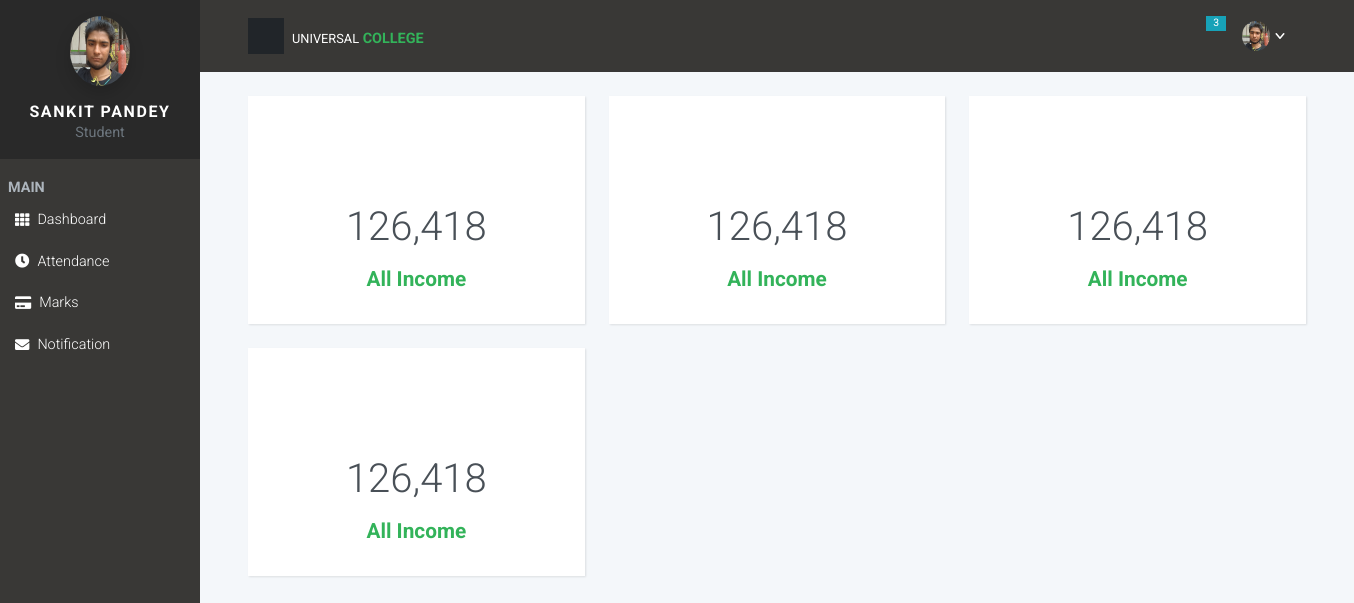
Screenshot of /Student_Dashboard (signed in) with the database file from the repository.
### college_management/models.py (models this page shows, shortened)
class CustomeUser(AbstractUser):
    username = None
    email = models.EmailField('emial address' , unique=True)
    password = models.CharField(max_length=16666)
    name= models.CharField(max_length=100)
    Gender= models.CharField(max_length=100,choices=Gender)
    Address= models.CharField(max_length=100)
    mobile_no = models.CharField(max_length=12)
    date_of_birth = models.DateField(null=True,)
    profile = models.ImageField(upload_to='Profile', max_length=100)
    is_active = models.BooleanField(default=True)
    is_staff = models.BooleanField(default=False)
    is_superuser = models.BooleanField(default=False)
    is_student = models.BooleanField(default=False)
    is_faculty = models.BooleanField(default=False)
    is_accountant = models.BooleanField(default=False)
    is_library = models.BooleanField(default=False)
    USERNAME_FIELD = 'email'
    REQUIRED_FIELDS = []
    objects = CustomeUserManger()

### college_management/views.py (the view)
# urls.py: path('Student_Dashboard',views.Student_Dashboard,name="Student_Dashboard"),
@login_required(login_url='index')
def Student_Dashboard(request):
    notification = Notification.objects.filter(Q(whome="Student") | Q(whome="All")).filter(status=False)
    notification_count = Notification.objects.filter(Q(whome="Student") | Q(whome="All")).filter(status=False).count()
    return render(request,"Student/student_dashboard.html",{"notification":notification,"notification_count":notification_count})

### template/Student/student_dashboard.html (shortened to what this page needs)
{% extends 'Student/base.html' %}
{% block body %}
<section class="py-4">
    <div class="container-fluid">
        <div class="row align-items-stretch gy-4">
            <div class="col-lg-4">
                <div class="card text-center h-100 mb-0">
                    <div class="card-body">
                        <svg class="svg-icon svg-icon-big svg-icon-light mb-4 text-muted">
                            <use xlink:href="#sales-up-1"> </use>
                        </svg>
                        <p class="text-gray-700 display-6">126,418</p>
                        <p class="text-primary h2 fw-bold">All Income</p>
                    </div>
                </div>
            </div>
            <div class="col-lg-4">
                <div class="card text-center h-100 mb-0">
                    <div class="card-body">
                        <svg class="svg-icon svg-icon-big svg-icon-light mb-4 text-muted">
                            <use xlink:href="#sales-up-1"> </use>
                        </svg>
                        <p class="text-gray-700 display-6">126,418</p>
                        <p class="text-primary h2 fw-bold">All Income</p>
                    </div>
                </div>
            </div>
            <div class="col-lg-4">
                <div class="card text-center h-100 mb-0">
                    <div class="card-body">
                        <svg class="svg-icon svg-icon-big svg-icon-light mb-4 text-muted">
                            <use xlink:href="#sales-up-1"> </use>
                        </svg>
                        <p class="text-gray-700 display-6">126,418</p>
                        <p class="text-primary h2 fw-bold">All Income</p>
                    </div>
                </div>
            </div>
        </div>
    </div>
</section>
<section>
    <div class="container-fluid">
        <div class="row align-items-stretch gy-4">
            <div class="col-lg-4">
                <div class="card text-center h-100 mb-0">
                    <div class="card-body">
                        <svg class="svg-icon svg-icon-big svg-icon-light mb-4 text-muted">
                            <use xlink:href="#sales-up-1"> </use>
                        </svg>
                        <p class="text-gray-700 display-6">126,418</p>
                        <p class="text-primary h2 fw-bold">All Income</p>
                    </div>
                </div>
            </div>
        </div>
    </div>
</section>
{% endblock body %}

### template/Student/base.html (shortened to what this page needs)
<!DOCTYPE html>
{% load static %}
<html>
<head>
  <link rel="stylesheet" href="https://cdnjs.cloudflare.com/ajax/libs/font-awesome/4.7.0/css/font-awesome.min.css">
  <link rel="stylesheet" href="{% static 'vendor/choices.js/public/assets/styles/choices.min.css' %} ">
  <link rel="stylesheet" href="{% static 'vendor/overlayscrollbars/css/OverlayScrollbars.min.css' %}">
  <link rel="stylesheet" href="{% static 'css/style.default.css' %}" id="theme-stylesheet">
  <link rel="stylesheet" href="{% static 'css/custom.css' %}">
  <link rel="stylesheet" href="//code.jquery.com/ui/1.13.0/themes/base/jquery-ui.css">
  <link rel="stylesheet" href="https://cdn.datatables.net/1.11.3/css/dataTables.bootstrap5.min.css">
</head>
<body>
  <nav class="side-navbar">
    <div class="sidebar-header d-flex align-items-center justify-content-center p-3 mb-3">
      <div class="sidenav-header-inner text-center"><img class="img-fluid rounded-circle avatar mb-3"
          src="{{request.user.profile.url}}">
        <h2 class="h5 text-white text-uppercase mb-0">{{request.user.name}}</h2>
        <p class="text-sm mb-0 text-muted">Student</p>
      </div>
    </div>
    <span class="text-uppercase text-gray-500 text-sm fw-bold letter-spacing-0 mx-lg-2 heading">Main</span>
    <ul class="list-unstyled">
      <li class="sidebar-item"><a class="sidebar-link" href="{% url 'Hod_dashboard' %}">
          <i class="fa fa-th me-xl-2"></i>Dashboard </a></li>
      <li class="sidebar-item"><a class="sidebar-link" href="{% url 'View_faculty' %}">
          <i class="fa fa-clock-o me-xl-2" aria-hidden="true"></i> Attendance </a></li>
      <li class="sidebar-item"><a class="sidebar-link" href="{% url 'View_accountant' %}">
          <i class="fa fa-credit-card me-xl-2"></i>Marks </a></li>
      <li class="sidebar-item"><a class="sidebar-link" href="{% url 'Notification' %}">
        <i class="fa fa-envelope me-xl-2"></i>Notification </a></li>
  </nav>
  <div class="page">
    <header class="header">
      <nav class="navbar">
        <div class="container-fluid">
          <div class="d-flex align-items-center justify-content-between w-100">
            <div class="d-flex align-items-center"><a
                class="menu-btn d-flex align-items-center justify-content-center p-2 bg-gray-900" id="toggle-btn"
                href="#">
                <svg class="svg-icon svg-icon-sm svg-icon-heavy text-white">
                  <use xlink:href="#menu-1"> </use>
                </svg></a><a class="navbar-brand ms-2" href="{% url 'Hod_dashboard' %}">
                <div class="brand-text d-none d-md-inline-block text-uppercase letter-spacing-0"><span
                    class="text-white fw-normal text-xs">Universal </span><strong class="text-primary text-sm">
                    College</strong></div>
              </a></div>
            <ul class="nav-menu mb-0 list-unstyled d-flex flex-md-row align-items-md-center">
              <li class="nav-item dropdown"> <a class="nav-link text-white position-relative" id="messages"
                  rel="nofollow" data-bs-target="#" href="#" data-bs-toggle="dropdown" aria-haspopup="true"
                  aria-expanded="false">
                  <svg class="svg-icon svg-icon-xs svg-icon-heavy">
                    <use xlink:href="#envelope-1"> </use>
                  </svg><span class="badge bg-info">{{notification_count}}</span></a>
              </li>
              <li class="nav-item dropdown"><a class="nav-link dropdown-toggle text-white text-sm" id="languages"
                  rel="nofollow" data-bs-target="#" href="#" data-bs-toggle="dropdown" aria-haspopup="true"
                  aria-expanded="false"><img src="{{request.user.profile.url}}" height="30px" class="rounded-circle"></a>
              </li>
            </ul>
          </div>
        </div>
      </nav>
    </header>
    {% block body %}{% endblock body %}
  </div>
  <link rel="stylesheet" href="https://use.fontawesome.com/releases/v5.7.1/css/all.css"
>
</body>
</html>

### rows the page displays
CustomeUser: user.profile (picture), user.name "SANKIT PANDEY"

### other values shown
{{ notification_count }} "3"
